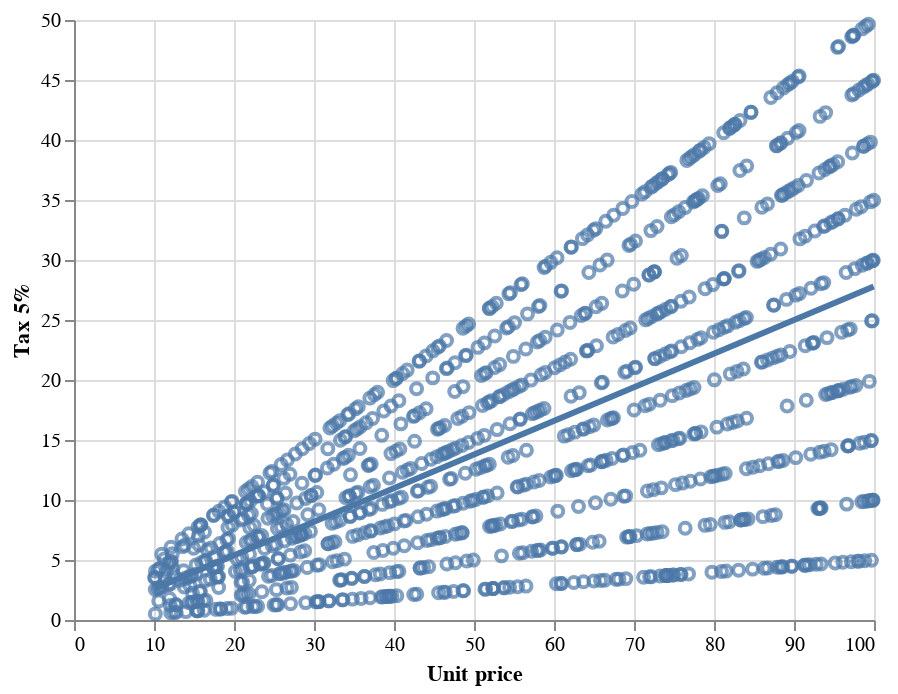

This figure's notebook cell:
### Code cell
final_plot = fig + fig.transform_regression('Unit price','Tax 5%', method="linear").mark_line(color="#123c1", size=3)
final_plot

### Figure 1 — Vega-Lite specification as saved in the notebook (floating-point values rounded to 4 significant figures; data arrays with more than 128 entries replaced by an {"elided": "..."} marker saying what was removed)
{"config": {"view": {"continuousWidth": 400, "continuousHeight": 300}}, "layer": [{"mark": "point", "encoding": {"x": {"type": "quantitative", "field": "Unit price"}, "y": {"type": "quantitative", "field": "Tax 5%"}}}, {"mark": {"type": "line", "color": "#123c1", "size": 3}, "encoding": {"x": {"type": "quantitative", "field": "Unit price"}, "y": {"type": "quantitative", "field": "Tax 5%"}}, "transform": [{"on": "Unit price", "regression": "Tax 5%", "method": "linear"}]}], "data": {"name": "data-b9ae593bac529d5f1fb37caa1b2fcd30"}, "$schema": "https://vega.github.io/schema/vega-lite/v4.8.1.json", "datasets": {"data-b9ae593bac529d5f1fb37caa1b2fcd30": {"elided": "1000 records"}}}
